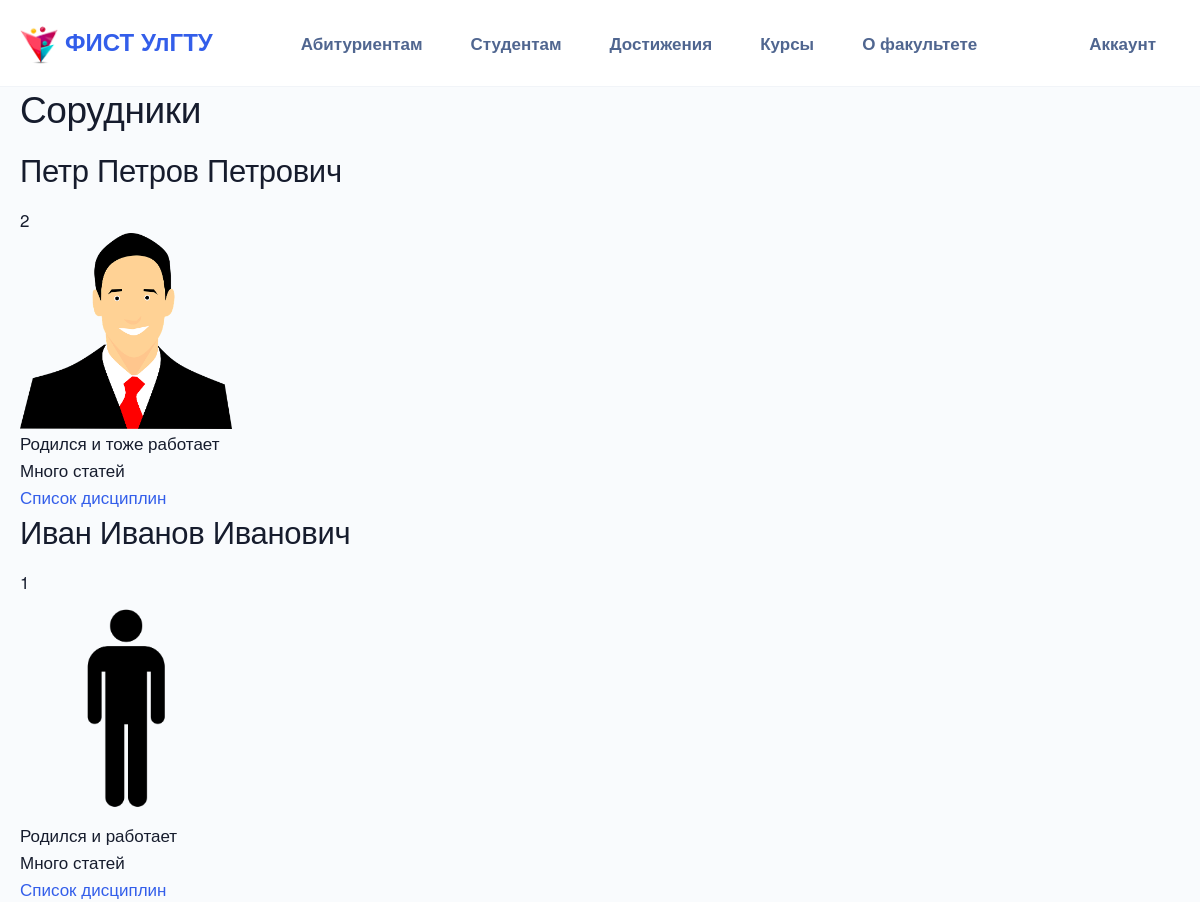
Before: /persons/all/ with the older database file.
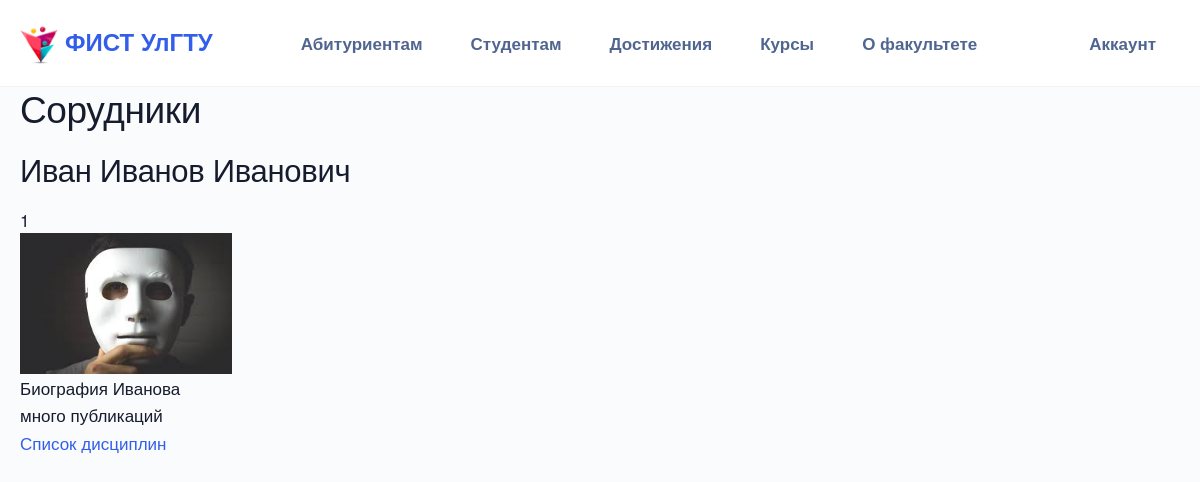
After: the same page with the newer database file.
### persons/models.py (models this page shows, shortened)
class Person(models.Model):
	person_id = models.AutoField(primary_key=True)
	first_name = models.CharField(max_length=50, verbose_name="Имя")
	last_name = models.CharField(max_length=50, verbose_name="Фамилия")
	patronymic = models.CharField(max_length=50, null=True, blank=True)
	bio = models.TextField(null=True, blank=True, validators=[validators.MinLengthValidator(10, message="Биография должна быть не короче 10 символов")])
	email = models.EmailField(null=True, verbose_name="email адрес")
	publications = models.TextField(null=True, blank=True)
	photo = models.ImageField(upload_to ='uploads/', null=True, blank=True)
	class Meta:
		verbose_name_plural='Преподаватели'
		verbose_name = 'Преподаватель'
		ordering = ['-last_name']

### persons/views.py (the view)
def view_persons(request):
	persons = Person.objects.order_by('-last_name')
	return render(request, "persons/persons.html", {'persons': persons})

### persons/templates/persons/persons.html (shortened to what this page needs)
{% extends "header.html" %}
{% block content %}
	<h1>Сорудники</h1>
	{% for p in persons %}
	<div>
		<h2>{{ p.first_name }} {{ p.last_name }} {{ p.patronymic }}</h2>
		<div> {{ p.person_id }} </div>
		<img src="/uploads/{{ p.photo }}" alt="image" class="photo-img" />
		<div> {{ p.bio }} </div>
		<div> {{ p.publications}} </div>
		<div><a href="{% url 'persons:teacher_course' p.pk %}">Список дисциплин</a></div>
	</div>
	{% endfor %}
{% endblock %}

### persons/templates/header.html (shortened to what this page needs)
<!DOCTYPE html>
<html lang="ru">
<head>
    {% load static %}
    <link rel="stylesheet" href="{% static '/persons/style.css' %}"/>
    <link rel="stylesheet" href="{% static '/persons/assets/css/theme.bundle.css' %}"/>
    <link rel="stylesheet" href="{% static '/persons/assets/css/libs.bundle.css' %}"/>
</head>
<body class="main bg-light" style="padding-top: 84px;" data-aos-easing="ease-out-quad" data-aos-duration="700" data-aos-delay="0">
<nav class="navbar navbar-expand-lg navbar-light fixed-top bg-white border-bottom">
    <div class="container-fluid">
        <a class="navbar-brand" href="{% url 'persons:index' %}">
            <img src="{% static '/persons/img/fist_logo.png'%}" class="navbar-brand-img" alt="..."> ФИСТ УлГТУ
        </a>
        <div class="collapse navbar-collapse" id="navbarCollapse">
            <ul class="navbar-nav ms-auto">
                <li class="nav-item dropdown">
                    <a class="nav-link dropdown-toggle" id="navbarEnrolee" data-bs-toggle="dropdown" href="#"
                       aria-haspopup="true" aria-expanded="false">
                        Абитуриентам
                    </a>
                </li>
                <li class="nav-item dropdown">
                    <a class="nav-link dropdown-toggle" id="navbarStudent" data-bs-toggle="dropdown" href="#"
                       aria-haspopup="true" aria-expanded="false">
                        Студентам
                    </a>
                </li>
                <li class="nav-item dropdown">
                    <a class="nav-link dropdown-toggle" id="navbarAchievements" data-bs-toggle="dropdown" href="#"
                       aria-haspopup="true" aria-expanded="false">
                        Достижения
                    </a>
                </li>
                <li class="nav-item dropdown">
                    <a class="nav-link dropdown-toggle" id="navbarCourses" data-bs-toggle="dropdown" href="#"
                       aria-haspopup="true" aria-expanded="false">
                        Курсы
                    </a>
                </li>
                <li class="nav-item dropdown">
                    <a class="nav-link dropdown-toggle" id="navbarAbout" data-bs-toggle="dropdown" href="#"
                       aria-haspopup="true" aria-expanded="false">
                        О факультете
                    </a>
                </li>
            </ul>
            <ul class="navbar-nav ms-auto">
                <li class="nav-item dropdown">
                    <a class="nav-link dropdown-toggle" id="navbarAccount" data-bs-toggle="dropdown" href="#"
                       aria-haspopup="true" aria-expanded="false">
                        {% if user.is_authenticated %}
                        {{ user.username }}
                        {% else %}
                        Аккаунт
                        {% endif %}
                    </a>
                </li>
            </ul>
            </div>
        </div>
</nav>
<section>
    <div class="container-fluid">
        {% block content %}{% endblock %}
    </div>
</section>
</body>
</html>

### persons/static/persons/style.css (style rules this page uses)
.photo-img { width: 212px; }
body.main { font-family: "Helvetica Neue", Helvetica, Arial, sans-serif }

Changed rows visible on the page:
removed Person: first_name "Петр", last_name "Петров", patronymic "Петрович", person_id "2", photo (picture), bio "Родился и тоже работает", publications "Много статей"
changed Person "Иван": photo: a different picture; bio "Родился и работает" → "Биография Иванова"; publications "Много статей" → "много публикаций"
